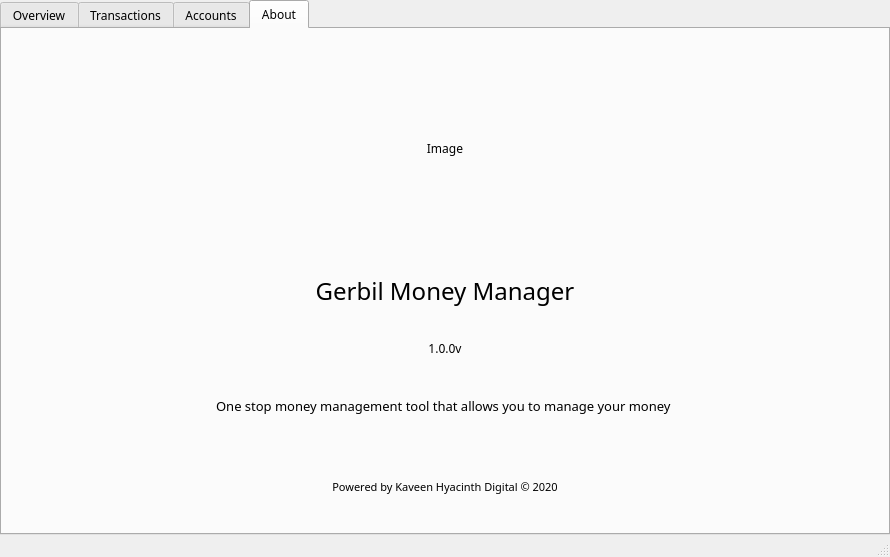
<?xml version="1.0" encoding="UTF-8"?>
<ui version="4.0">
 <class>Dashboard</class>
 <widget class="QMainWindow" name="Dashboard">
  <property name="geometry">
   <rect>
    <x>0</x>
    <y>0</y>
    <width>890</width>
    <height>557</height>
   </rect>
  </property>
  <property name="sizePolicy">
   <sizepolicy hsizetype="Fixed" vsizetype="Fixed">
    <horstretch>0</horstretch>
    <verstretch>0</verstretch>
   </sizepolicy>
  </property>
  <property name="minimumSize">
   <size>
    <width>890</width>
    <height>557</height>
   </size>
  </property>
  <property name="maximumSize">
   <size>
    <width>890</width>
    <height>557</height>
   </size>
  </property>
  <property name="windowTitle">
   <string>Gerbil Money Manager</string>
  </property>
  <property name="windowIcon">
   <iconset>
    <normalon>../../../../../../Pictures/Public/Mess/gerbil_logo.png</normalon>
   </iconset>
  </property>
  <widget class="QWidget" name="centralwidget">
   <property name="sizePolicy">
    <sizepolicy hsizetype="Expanding" vsizetype="Expanding">
     <horstretch>0</horstretch>
     <verstretch>0</verstretch>
    </sizepolicy>
   </property>
   <layout class="QVBoxLayout" name="verticalLayout">
    <property name="spacing">
     <number>0</number>
    </property>
    <property name="leftMargin">
     <number>0</number>
    </property>
    <property name="topMargin">
     <number>0</number>
    </property>
    <property name="rightMargin">
     <number>0</number>
    </property>
    <property name="bottomMargin">
     <number>0</number>
    </property>
    <item>
     <widget class="QTabWidget" name="tabWidget">
      <property name="sizePolicy">
       <sizepolicy hsizetype="Expanding" vsizetype="Expanding">
        <horstretch>0</horstretch>
        <verstretch>0</verstretch>
       </sizepolicy>
      </property>
      <property name="font">
       <font>
        <family>Montserrat</family>
       </font>
      </property>
      <property name="currentIndex">
       <number>3</number>
      </property>
      <widget class="QWidget" name="tbOverview">
       <attribute name="title">
        <string>Overview</string>
       </attribute>
       <layout class="QVBoxLayout" name="verticalLayout_4">
        <item>
         <widget class="QFrame" name="frame">
          <property name="frameShape">
           <enum>QFrame::StyledPanel</enum>
          </property>
          <property name="frameShadow">
           <enum>QFrame::Raised</enum>
          </property>
          <layout class="QHBoxLayout" name="horizontalLayout_10">
           <property name="spacing">
            <number>5</number>
           </property>
           <property name="leftMargin">
            <number>0</number>
           </property>
           <property name="topMargin">
            <number>10</number>
           </property>
           <property name="rightMargin">
            <number>0</number>
           </property>
           <property name="bottomMargin">
            <number>10</number>
           </property>
           <item>
            <widget class="QLabel" name="label_16">
             <property name="font">
              <font>
               <family>Montserrat</family>
               <pointsize>14</pointsize>
              </font>
             </property>
             <property name="text">
              <string>Income</string>
             </property>
             <property name="alignment">
              <set>Qt::AlignRight|Qt::AlignTrailing|Qt::AlignVCenter</set>
             </property>
             <property name="margin">
              <number>8</number>
             </property>
            </widget>
           </item>
           <item>
            <widget class="QLabel" name="lblIncome">
             <property name="font">
              <font>
               <family>Montserrat</family>
               <pointsize>14</pointsize>
              </font>
             </property>
             <property name="text">
              <string>Balance</string>
             </property>
            </widget>
           </item>
           <item>
            <widget class="QLabel" name="label_18">
             <property name="font">
              <font>
               <family>Montserrat</family>
               <pointsize>14</pointsize>
              </font>
             </property>
             <property name="text">
              <string>Expenses</string>
             </property>
             <property name="alignment">
              <set>Qt::AlignRight|Qt::AlignTrailing|Qt::AlignVCenter</set>
             </property>
             <property name="margin">
              <number>8</number>
             </property>
            </widget>
           </item>
           <item>
            <widget class="QLabel" name="lblExpense">
             <property name="font">
              <font>
               <family>Montserrat</family>
               <pointsize>14</pointsize>
              </font>
             </property>
             <property name="text">
              <string>Balance</string>
             </property>
            </widget>
           </item>
           <item>
            <widget class="QLabel" name="label">
             <property name="font">
              <font>
               <family>Montserrat</family>
               <pointsize>14</pointsize>
              </font>
             </property>
             <property name="text">
              <string>Balance</string>
             </property>
             <property name="alignment">
              <set>Qt::AlignRight|Qt::AlignTrailing|Qt::AlignVCenter</set>
             </property>
             <property name="margin">
              <number>8</number>
             </property>
            </widget>
           </item>
           <item>
            <widget class="QLabel" name="lblTotal">
             <property name="sizePolicy">
              <sizepolicy hsizetype="Preferred" vsizetype="Preferred">
               <horstretch>0</horstretch>
               <verstretch>0</verstretch>
              </sizepolicy>
             </property>
             <property name="minimumSize">
              <size>
               <width>0</width>
               <height>50</height>
              </size>
             </property>
             <property name="maximumSize">
              <size>
               <width>16777215</width>
               <height>50</height>
              </size>
             </property>
             <property name="font">
              <font>
               <family>Montserrat</family>
               <pointsize>14</pointsize>
              </font>
             </property>
             <property name="text">
              <string>Balance</string>
             </property>
            </widget>
           </item>
          </layout>
         </widget>
        </item>
        <item>
         <widget class="QFrame" name="frmChart">
          <property name="sizePolicy">
           <sizepolicy hsizetype="Preferred" vsizetype="Preferred">
            <horstretch>1</horstretch>
            <verstretch>1</verstretch>
           </sizepolicy>
          </property>
          <property name="minimumSize">
           <size>
            <width>864</width>
            <height>369</height>
           </size>
          </property>
          <property name="sizeIncrement">
           <size>
            <width>0</width>
            <height>1</height>
           </size>
          </property>
          <property name="layoutDirection">
           <enum>Qt::LeftToRight</enum>
          </property>
          <property name="frameShape">
           <enum>QFrame::Panel</enum>
          </property>
          <property name="frameShadow">
           <enum>QFrame::Raised</enum>
          </property>
          <property name="lineWidth">
           <number>0</number>
          </property>
          <layout class="QHBoxLayout" name="horizontalLayout_9">
           <property name="sizeConstraint">
            <enum>QLayout::SetDefaultConstraint</enum>
           </property>
           <property name="leftMargin">
            <number>5</number>
           </property>
           <property name="topMargin">
            <number>10</number>
           </property>
           <property name="rightMargin">
            <number>5</number>
           </property>
           <property name="bottomMargin">
            <number>5</number>
           </property>
          </layout>
         </widget>
        </item>
       </layout>
      </widget>
      <widget class="QWidget" name="tbTransaction">
       <attribute name="title">
        <string>Transactions</string>
       </attribute>
       <layout class="QVBoxLayout" name="verticalLayout_5">
        <item>
         <layout class="QHBoxLayout" name="horizontalLayout_4">
          <item>
           <widget class="QGroupBox" name="groupBox_3">
            <property name="title">
             <string>Add Income Record</string>
            </property>
            <layout class="QFormLayout" name="formLayout_2">
             <item row="0" column="0">
              <widget class="QLabel" name="label_4">
               <property name="text">
                <string>Account Name</string>
               </property>
              </widget>
             </item>
             <item row="0" column="1">
              <widget class="QComboBox" name="cmbTrInAccount"/>
             </item>
             <item row="1" column="0">
              <widget class="QLabel" name="label_7">
               <property name="text">
                <string>Category</string>
               </property>
              </widget>
             </item>
             <item row="1" column="1">
              <widget class="QComboBox" name="cmbTrInCategory"/>
             </item>
             <item row="2" column="0">
              <widget class="QLabel" name="label_8">
               <property name="text">
                <string>Date</string>
               </property>
              </widget>
             </item>
             <item row="2" column="1">
              <widget class="QDateEdit" name="dtTrInDate">
               <property name="dateTime">
                <datetime>
                 <hour>0</hour>
                 <minute>0</minute>
                 <second>0</second>
                 <year>2000</year>
                 <month>1</month>
                 <day>1</day>
                </datetime>
               </property>
               <property name="displayFormat">
                <string>d/M/yyyy</string>
               </property>
               <property name="calendarPopup">
                <bool>true</bool>
               </property>
              </widget>
             </item>
             <item row="3" column="0">
              <widget class="QLabel" name="label_6">
               <property name="text">
                <string>Amount</string>
               </property>
              </widget>
             </item>
             <item row="3" column="1">
              <layout class="QHBoxLayout" name="horizontalLayout_6">
               <item>
                <widget class="QLineEdit" name="txtTrInAmount">
                 <property name="alignment">
                  <set>Qt::AlignRight|Qt::AlignTrailing|Qt::AlignVCenter</set>
                 </property>
                </widget>
               </item>
               <item>
                <widget class="QLineEdit" name="txtTrInCents">
                 <property name="sizePolicy">
                  <sizepolicy hsizetype="MinimumExpanding" vsizetype="Fixed">
                   <horstretch>0</horstretch>
                   <verstretch>0</verstretch>
                  </sizepolicy>
                 </property>
                 <property name="maximumSize">
                  <size>
                   <width>50</width>
                   <height>16777215</height>
                  </size>
                 </property>
                 <property name="layoutDirection">
                  <enum>Qt::LeftToRight</enum>
                 </property>
                 <property name="text">
                  <string>00</string>
                 </property>
                 <property name="alignment">
                  <set>Qt::AlignCenter</set>
                 </property>
                </widget>
               </item>
              </layout>
             </item>
             <item row="4" column="0" colspan="2">
              <widget class="QWidget" name="widget_2" native="true">
               <property name="layoutDirection">
                <enum>Qt::RightToLeft</enum>
               </property>
               <layout class="QHBoxLayout" name="horizontalLayout_5">
                <property name="spacing">
                 <number>20</number>
                </property>
                <property name="leftMargin">
                 <number>104</number>
                </property>
                <property name="topMargin">
                 <number>0</number>
                </property>
                <property name="rightMargin">
                 <number>0</number>
                </property>
                <property name="bottomMargin">
                 <number>0</number>
                </property>
                <item>
                 <widget class="QPushButton" name="btnTrInClear">
                  <property name="text">
                   <string>Clear</string>
                  </property>
                 </widget>
                </item>
                <item>
                 <widget class="QPushButton" name="btnTrInAdd">
                  <property name="text">
                   <string>Add</string>
                  </property>
                 </widget>
                </item>
               </layout>
              </widget>
             </item>
            </layout>
           </widget>
          </item>
          <item>
           <widget class="QGroupBox" name="groupBox_4">
            <property name="title">
             <string>Add Expense Record</string>
            </property>
            <layout class="QFormLayout" name="formLayout_3">
             <item row="0" column="0">
              <widget class="QLabel" name="label_9">
               <property name="text">
                <string>Account Name</string>
               </property>
              </widget>
             </item>
             <item row="0" column="1">
              <widget class="QComboBox" name="cmbTrExAccount"/>
             </item>
             <item row="1" column="0">
              <widget class="QLabel" name="label_10">
               <property name="text">
                <string>Category</string>
               </property>
              </widget>
             </item>
             <item row="1" column="1">
              <widget class="QComboBox" name="cmbTrExCategory"/>
             </item>
             <item row="2" column="0">
              <widget class="QLabel" name="label_12">
               <property name="text">
                <string>Date</string>
               </property>
              </widget>
             </item>
             <item row="2" column="1">
              <widget class="QDateEdit" name="dtTrExDate">
               <property name="displayFormat">
                <string>d/M/yyyy</string>
               </property>
               <property name="calendarPopup">
                <bool>true</bool>
               </property>
              </widget>
             </item>
             <item row="3" column="0">
              <widget class="QLabel" name="label_11">
               <property name="text">
                <string>Amount</string>
               </property>
              </widget>
             </item>
             <item row="3" column="1">
              <layout class="QHBoxLayout" name="horizontalLayout_7">
               <item>
                <widget class="QLineEdit" name="txtTrExAmount">
                 <property name="alignment">
                  <set>Qt::AlignRight|Qt::AlignTrailing|Qt::AlignVCenter</set>
                 </property>
                </widget>
               </item>
               <item>
                <widget class="QLineEdit" name="txtTrExCents">
                 <property name="sizePolicy">
                  <sizepolicy hsizetype="MinimumExpanding" vsizetype="Fixed">
                   <horstretch>0</horstretch>
                   <verstretch>0</verstretch>
                  </sizepolicy>
                 </property>
                 <property name="maximumSize">
                  <size>
                   <width>50</width>
                   <height>16777215</height>
                  </size>
                 </property>
                 <property name="layoutDirection">
                  <enum>Qt::LeftToRight</enum>
                 </property>
                 <property name="text">
                  <string>00</string>
                 </property>
                 <property name="alignment">
                  <set>Qt::AlignCenter</set>
                 </property>
                </widget>
               </item>
              </layout>
             </item>
             <item row="4" column="0" colspan="2">
              <widget class="QWidget" name="widget_3" native="true">
               <property name="layoutDirection">
                <enum>Qt::RightToLeft</enum>
               </property>
               <layout class="QHBoxLayout" name="horizontalLayout_8">
                <property name="spacing">
                 <number>20</number>
                </property>
                <property name="leftMargin">
                 <number>104</number>
                </property>
                <property name="topMargin">
                 <number>0</number>
                </property>
                <property name="rightMargin">
                 <number>0</number>
                </property>
                <property name="bottomMargin">
                 <number>0</number>
                </property>
                <item>
                 <widget class="QPushButton" name="btnTrExClear">
                  <property name="text">
                   <string>Clear</string>
                  </property>
                 </widget>
                </item>
                <item>
                 <widget class="QPushButton" name="btnTrExAdd">
                  <property name="text">
                   <string>Add</string>
                  </property>
                 </widget>
                </item>
               </layout>
              </widget>
             </item>
            </layout>
           </widget>
          </item>
         </layout>
        </item>
        <item>
         <widget class="QTableView" name="tblTransactions">
          <property name="layoutDirection">
           <enum>Qt::LeftToRight</enum>
          </property>
          <property name="autoFillBackground">
           <bool>true</bool>
          </property>
          <property name="showDropIndicator" stdset="0">
           <bool>false</bool>
          </property>
          <attribute name="horizontalHeaderCascadingSectionResizes">
           <bool>true</bool>
          </attribute>
          <attribute name="horizontalHeaderMinimumSectionSize">
           <number>50</number>
          </attribute>
          <attribute name="horizontalHeaderDefaultSectionSize">
           <number>150</number>
          </attribute>
          <attribute name="horizontalHeaderShowSortIndicator" stdset="0">
           <bool>false</bool>
          </attribute>
          <attribute name="horizontalHeaderStretchLastSection">
           <bool>true</bool>
          </attribute>
         </widget>
        </item>
       </layout>
      </widget>
      <widget class="QWidget" name="tbAccount">
       <attribute name="title">
        <string>Accounts</string>
       </attribute>
       <layout class="QVBoxLayout" name="verticalLayout_2">
        <item>
         <layout class="QHBoxLayout" name="horizontalLayout_2">
          <property name="spacing">
           <number>30</number>
          </property>
          <item>
           <widget class="QGroupBox" name="groupBox">
            <property name="title">
             <string>Add New Account</string>
            </property>
            <layout class="QFormLayout" name="formLayout">
             <item row="0" column="0">
              <widget class="QLabel" name="label_3">
               <property name="text">
                <string>Account Name</string>
               </property>
              </widget>
             </item>
             <item row="0" column="1">
              <widget class="QLineEdit" name="txtAccountName"/>
             </item>
             <item row="1" column="0">
              <widget class="QLabel" name="label_5">
               <property name="text">
                <string>Balance</string>
               </property>
              </widget>
             </item>
             <item row="1" column="1">
              <layout class="QHBoxLayout" name="horizontalLayout_3">
               <item>
                <widget class="QLineEdit" name="txtBalance">
                 <property name="alignment">
                  <set>Qt::AlignRight|Qt::AlignTrailing|Qt::AlignVCenter</set>
                 </property>
                </widget>
               </item>
               <item>
                <widget class="QLineEdit" name="txtBalanceCents">
                 <property name="sizePolicy">
                  <sizepolicy hsizetype="MinimumExpanding" vsizetype="Fixed">
                   <horstretch>0</horstretch>
                   <verstretch>0</verstretch>
                  </sizepolicy>
                 </property>
                 <property name="maximumSize">
                  <size>
                   <width>50</width>
                   <height>16777215</height>
                  </size>
                 </property>
                 <property name="layoutDirection">
                  <enum>Qt::LeftToRight</enum>
                 </property>
                 <property name="text">
                  <string>00</string>
                 </property>
                 <property name="alignment">
                  <set>Qt::AlignCenter</set>
                 </property>
                </widget>
               </item>
              </layout>
             </item>
             <item row="2" column="0" colspan="2">
              <widget class="QWidget" name="widget" native="true">
               <property name="layoutDirection">
                <enum>Qt::RightToLeft</enum>
               </property>
               <layout class="QHBoxLayout" name="horizontalLayout">
                <property name="spacing">
                 <number>20</number>
                </property>
                <property name="leftMargin">
                 <number>104</number>
                </property>
                <property name="topMargin">
                 <number>0</number>
                </property>
                <property name="rightMargin">
                 <number>0</number>
                </property>
                <property name="bottomMargin">
                 <number>0</number>
                </property>
                <item>
                 <widget class="QPushButton" name="btnAccountClear">
                  <property name="text">
                   <string>Clear</string>
                  </property>
                 </widget>
                </item>
                <item>
                 <widget class="QPushButton" name="btnAccountAdd">
                  <property name="text">
                   <string>Add</string>
                  </property>
                 </widget>
                </item>
               </layout>
              </widget>
             </item>
            </layout>
           </widget>
          </item>
          <item>
           <widget class="QGroupBox" name="groupBox_2">
            <property name="title">
             <string>Delete Account</string>
            </property>
            <layout class="QVBoxLayout" name="verticalLayout_3">
             <item>
              <widget class="QComboBox" name="cmbDeleteAccount"/>
             </item>
             <item>
              <widget class="QPushButton" name="btnAccountDelete">
               <property name="text">
                <string>Delete Account</string>
               </property>
              </widget>
             </item>
             <item>
              <spacer name="horizontalSpacer">
               <property name="orientation">
                <enum>Qt::Horizontal</enum>
               </property>
               <property name="sizeType">
                <enum>QSizePolicy::Maximum</enum>
               </property>
               <property name="sizeHint" stdset="0">
                <size>
                 <width>250</width>
                 <height>20</height>
                </size>
               </property>
              </spacer>
             </item>
            </layout>
           </widget>
          </item>
         </layout>
        </item>
        <item>
         <widget class="QTableView" name="tblAccounts">
          <property name="layoutDirection">
           <enum>Qt::LeftToRight</enum>
          </property>
          <property name="autoFillBackground">
           <bool>true</bool>
          </property>
          <property name="showDropIndicator" stdset="0">
           <bool>false</bool>
          </property>
          <attribute name="horizontalHeaderCascadingSectionResizes">
           <bool>true</bool>
          </attribute>
          <attribute name="horizontalHeaderMinimumSectionSize">
           <number>200</number>
          </attribute>
          <attribute name="horizontalHeaderDefaultSectionSize">
           <number>400</number>
          </attribute>
          <attribute name="horizontalHeaderShowSortIndicator" stdset="0">
           <bool>false</bool>
          </attribute>
          <attribute name="horizontalHeaderStretchLastSection">
           <bool>true</bool>
          </attribute>
         </widget>
        </item>
       </layout>
      </widget>
      <widget class="QWidget" name="tbAbout">
       <attribute name="title">
        <string>About</string>
       </attribute>
       <layout class="QVBoxLayout" name="verticalLayout_7">
        <item>
         <layout class="QVBoxLayout" name="verticalLayout_6">
          <property name="spacing">
           <number>5</number>
          </property>
          <property name="leftMargin">
           <number>50</number>
          </property>
          <property name="topMargin">
           <number>10</number>
          </property>
          <property name="rightMargin">
           <number>50</number>
          </property>
          <item>
           <widget class="QLabel" name="lblAboutImage">
            <property name="sizePolicy">
             <sizepolicy hsizetype="Preferred" vsizetype="Fixed">
              <horstretch>0</horstretch>
              <verstretch>0</verstretch>
             </sizepolicy>
            </property>
            <property name="minimumSize">
             <size>
              <width>0</width>
              <height>200</height>
             </size>
            </property>
            <property name="text">
             <string>Image</string>
            </property>
            <property name="alignment">
             <set>Qt::AlignCenter</set>
            </property>
           </widget>
          </item>
          <item>
           <widget class="QLabel" name="label_2">
            <property name="font">
             <font>
              <family>Montserrat</family>
              <pointsize>18</pointsize>
             </font>
            </property>
            <property name="text">
             <string>Gerbil Money Manager</string>
            </property>
            <property name="alignment">
             <set>Qt::AlignCenter</set>
            </property>
           </widget>
          </item>
          <item>
           <widget class="QLabel" name="label_15">
            <property name="maximumSize">
             <size>
              <width>16777215</width>
              <height>30</height>
             </size>
            </property>
            <property name="text">
             <string>1.0.0v</string>
            </property>
            <property name="alignment">
             <set>Qt::AlignCenter</set>
            </property>
           </widget>
          </item>
          <item>
           <widget class="QLabel" name="label_13">
            <property name="font">
             <font>
              <family>Montserrat</family>
              <pointsize>10</pointsize>
             </font>
            </property>
            <property name="text">
             <string>One stop money management tool that allows you to manage your money </string>
            </property>
            <property name="alignment">
             <set>Qt::AlignCenter</set>
            </property>
            <property name="wordWrap">
             <bool>true</bool>
            </property>
           </widget>
          </item>
          <item>
           <widget class="QLabel" name="label_14">
            <property name="font">
             <font>
              <family>Montserrat</family>
              <pointsize>8</pointsize>
             </font>
            </property>
            <property name="text">
             <string>Powered by Kaveen Hyacinth Digital © 2020</string>
            </property>
            <property name="alignment">
             <set>Qt::AlignCenter</set>
            </property>
           </widget>
          </item>
         </layout>
        </item>
       </layout>
      </widget>
     </widget>
    </item>
   </layout>
  </widget>
  <widget class="QMenuBar" name="menubar">
   <property name="geometry">
    <rect>
     <x>0</x>
     <y>0</y>
     <width>890</width>
     <height>25</height>
    </rect>
   </property>
  </widget>
  <widget class="QStatusBar" name="statusbar"/>
 </widget>
 <resources/>
 <connections/>
</ui>
